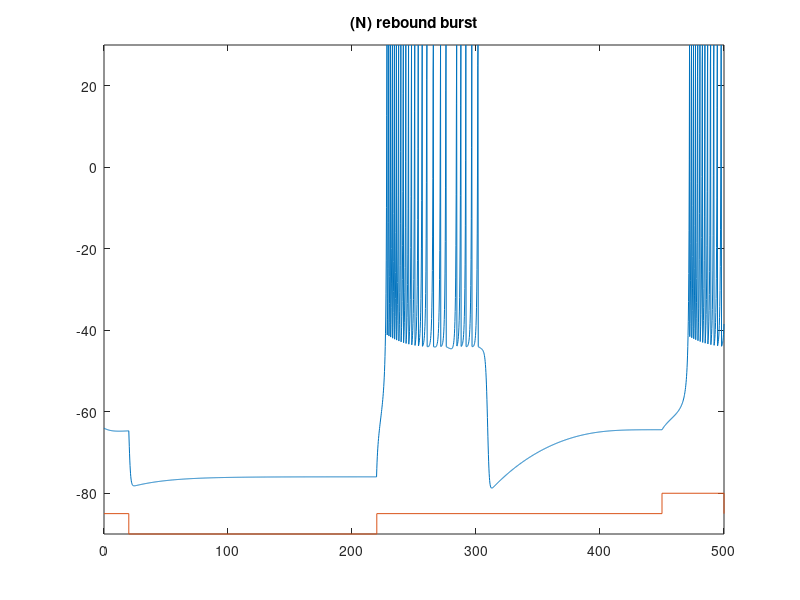

This chart was generated by the following MATLAB code:
tic
a=0.03; b=0.25; c=-44;  d=0.8;
V=-64;  u=b*V;
T_end = 500;
tau = 0.2;  tspan = 0:tau:T_end;
T1=20;
current_span = 200;

VV=zeros(1, length(tspan));  
uu=zeros(1, length(tspan));

T2 = 450;
current_span2 = 50;

for t=tspan
    if (t>T1) & (t < T1+current_span) 
        I=-10;
    elseif (t>T2) & (t<T2+current_span2)
        I=0.5;
    else
        I=0;
    end;
    V = V + tau*(0.04*V^2+5*V+140-u+I);
    u = u + tau*a*(b*V-u);
    if V > 30
        VV(1, round(t/tau + 1))=30;
        V = c;
        u = u + d;
    else
        VV(1, round(t/tau + 1))=V;
    end;
    uu(1, round(t/tau + 1))=u;
end;
toc

plot(tspan,VV,[0 T1 T1 (T1+current_span) (T1+current_span) T2 T2 (T2+current_span2) (T2+current_span2) max(tspan)],-85+[0 0 -5 -5 0 0 5 5 0 0]);
axis([0 max(tspan) -90 30])
title('(N) rebound burst');
